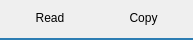
<?xml version="1.0" encoding="UTF-8"?>
<ui version="4.0">
 <class>textOptionForm</class>
 <widget class="QWidget" name="textOptionForm">
  <property name="geometry">
   <rect>
    <x>0</x>
    <y>0</y>
    <width>193</width>
    <height>40</height>
   </rect>
  </property>
  <property name="windowTitle">
   <string>Form</string>
  </property>
  <layout class="QVBoxLayout" name="verticalLayout_3">
   <property name="spacing">
    <number>6</number>
   </property>
   <property name="leftMargin">
    <number>0</number>
   </property>
   <property name="topMargin">
    <number>0</number>
   </property>
   <property name="rightMargin">
    <number>0</number>
   </property>
   <property name="bottomMargin">
    <number>0</number>
   </property>
   <item>
    <widget class="QWidget" name="widget_2" native="true">
     <property name="sizePolicy">
      <sizepolicy hsizetype="MinimumExpanding" vsizetype="Preferred">
       <horstretch>0</horstretch>
       <verstretch>0</verstretch>
      </sizepolicy>
     </property>
     <layout class="QHBoxLayout" name="horizontalLayout_4">
      <property name="spacing">
       <number>6</number>
      </property>
      <property name="leftMargin">
       <number>3</number>
      </property>
      <property name="topMargin">
       <number>6</number>
      </property>
      <property name="rightMargin">
       <number>3</number>
      </property>
      <property name="bottomMargin">
       <number>2</number>
      </property>
      <item>
       <layout class="QHBoxLayout" name="horizontalLayout_2">
        <property name="spacing">
         <number>0</number>
        </property>
        <item>
         <widget class="QPushButton" name="readPushButton">
          <property name="styleSheet">
           <string notr="true">border-radius:0px;</string>
          </property>
          <property name="text">
           <string>Read</string>
          </property>
          <property name="iconSize">
           <size>
            <width>22</width>
            <height>22</height>
           </size>
          </property>
         </widget>
        </item>
        <item>
         <widget class="QPushButton" name="copyPushButton">
          <property name="styleSheet">
           <string notr="true">border-radius:0px;
border-left: 0px;</string>
          </property>
          <property name="text">
           <string>Copy</string>
          </property>
          <property name="iconSize">
           <size>
            <width>22</width>
            <height>22</height>
           </size>
          </property>
         </widget>
        </item>
       </layout>
      </item>
     </layout>
    </widget>
   </item>
   <item>
    <widget class="QWidget" name="widget" native="true">
     <property name="sizePolicy">
      <sizepolicy hsizetype="Minimum" vsizetype="Preferred">
       <horstretch>0</horstretch>
       <verstretch>0</verstretch>
      </sizepolicy>
     </property>
     <property name="maximumSize">
      <size>
       <width>16777215</width>
       <height>2</height>
      </size>
     </property>
     <property name="styleSheet">
      <string notr="true">background-color: rgb(45, 125, 179);</string>
     </property>
     <layout class="QVBoxLayout" name="verticalLayout_2">
      <item>
       <spacer name="horizontalSpacer_2">
        <property name="orientation">
         <enum>Qt::Horizontal</enum>
        </property>
        <property name="sizeHint" stdset="0">
         <size>
          <width>0</width>
          <height>0</height>
         </size>
        </property>
       </spacer>
      </item>
     </layout>
    </widget>
   </item>
  </layout>
 </widget>
 <resources>
  <include location="icons.qrc"/>
 </resources>
 <connections/>
</ui>
